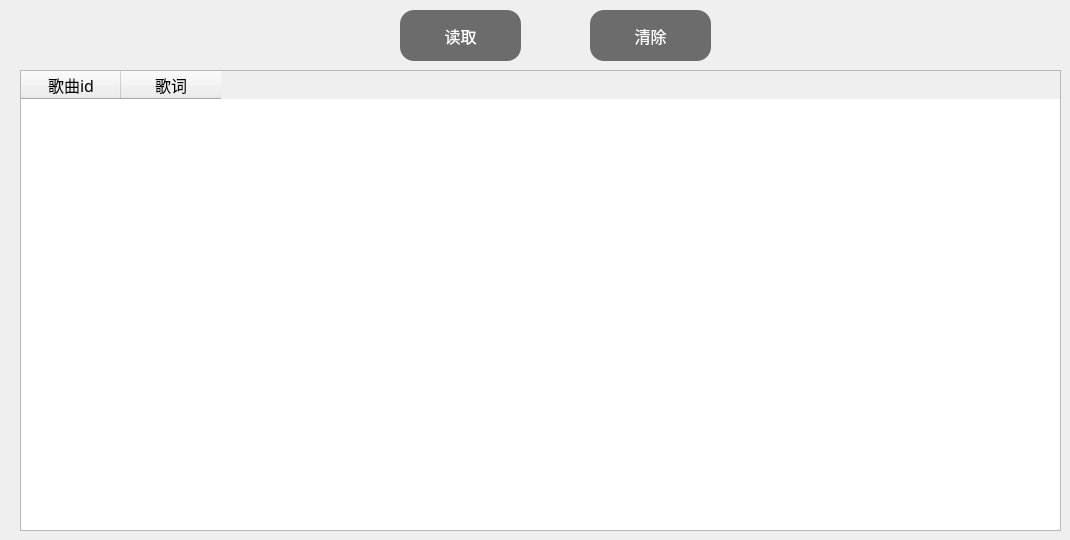
    <widget class="QWidget" name="tab_4">
     <attribute name="title">
      <string>Lyric</string>
     </attribute>
     <widget class="QPushButton" name="tableinf_Button_2">
      <property name="geometry">
       <rect>
        <x>400</x>
        <y>10</y>
        <width>121</width>
        <height>51</height>
       </rect>
      </property>
      <property name="styleSheet">
       <string notr="true">QPushButton{
background:#6C6C6C;
color:white;
box-shadow: 1px 1px 3px rgba(0,0,0,0.3);font-size:16px;border-radius: 14px;font-family: 微软雅黑;
}
QPushButton:hover{
background:#9D9D9D;
}
QPushButton:pressed{
border: 1px solid #3C3C3C!important;
}
</string>
      </property>
      <property name="text">
       <string>读取</string>
      </property>
     </widget>
     <widget class="QTableWidget" name="music_table_2">
      <property name="geometry">
       <rect>
        <x>20</x>
        <y>70</y>
        <width>1041</width>
        <height>461</height>
       </rect>
      </property>
      <property name="font">
       <font>
        <family>微软雅黑</family>
        <pointsize>13</pointsize>
       </font>
      </property>
      <column>
       <property name="text">
        <string>歌曲id</string>
       </property>
       <property name="font">
        <font>
         <family>微软雅黑</family>
         <pointsize>12</pointsize>
        </font>
       </property>
      </column>
      <column>
       <property name="text">
        <string>歌词</string>
       </property>
       <property name="font">
        <font>
         <family>微软雅黑</family>
         <pointsize>12</pointsize>
        </font>
       </property>
      </column>
     </widget>
     <widget class="QPushButton" name="clear_Button_2">
      <property name="geometry">
       <rect>
        <x>590</x>
        <y>10</y>
        <width>121</width>
        <height>51</height>
       </rect>
      </property>
      <property name="styleSheet">
       <string notr="true">QPushButton{
background:#6C6C6C;
color:white;
box-shadow: 1px 1px 3px rgba(0,0,0,0.3);font-size:16px;border-radius: 14px;font-family: 微软雅黑;
}
QPushButton:hover{
background:#9D9D9D;
}
QPushButton:pressed{
border: 1px solid #3C3C3C!important;
}
</string>
      </property>
      <property name="text">
       <string>清除</string>
      </property>
     </widget>
    </widget>
